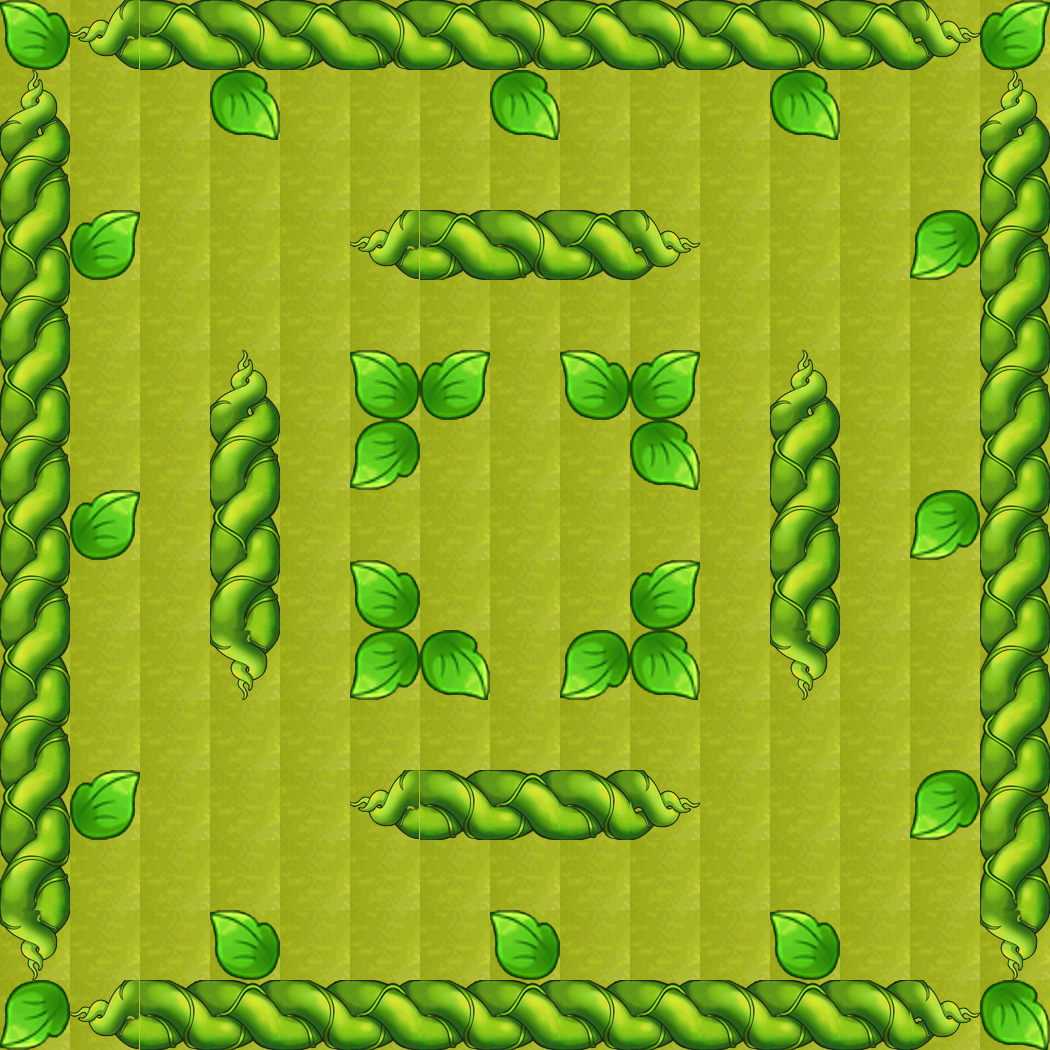

A level layout from a 2D game, rendered from its tile map. Below: a short description, then the map file with its tile-grid data intact:
An orthogonal 15x15 tile map with 70x70 px tiles, 2 tile layers (块层 3, 块层 4) and 28 objects.

<map version="1.0" orientation="orthogonal" renderorder="right-down" width="15" height="15" tilewidth="70" tileheight="70" nextobjectid="76">
 <tileset firstgid="1" name="tilesetnew" tilewidth="70" tileheight="70" spacing="1" tilecount="81" columns="9">
  <image source="tilesetnew.png" width="700" height="700" />
 </tileset>
 <layer name="块层 3" width="15" height="15">
  <data encoding="csv">
19,19,19,19,19,19,19,19,19,19,19,19,19,19,19,
19,19,19,19,19,19,19,19,19,19,19,19,19,19,19,
19,19,19,19,19,19,19,19,19,19,19,19,19,19,19,
19,19,19,19,19,19,19,19,19,19,19,19,19,19,19,
19,19,19,19,19,19,19,19,19,19,19,19,19,19,19,
19,19,19,19,19,19,19,19,19,19,19,19,19,19,19,
19,19,19,19,19,19,19,19,19,19,19,19,19,19,19,
19,19,19,19,19,19,19,19,19,19,19,19,19,19,19,
19,19,19,19,19,19,19,19,19,19,19,19,19,19,19,
19,19,19,19,19,19,19,19,19,19,19,19,19,19,19,
19,19,19,19,19,19,19,19,19,19,19,19,19,19,19,
19,19,19,19,19,19,19,19,19,19,19,19,19,19,19,
19,19,19,19,19,19,19,19,19,19,19,19,19,19,19,
19,19,19,19,19,19,19,19,19,19,19,19,19,19,19,
19,19,19,19,19,19,19,19,19,19,19,19,19,19,19
</data>
 </layer>
 <layer name="块层 4" width="15" height="15">
  <data encoding="csv">
5,12,11,10,11,10,11,10,11,10,11,10,11,3,6,
4,0,0,15,0,0,0,15,0,0,0,15,0,0,4,
1,0,0,0,0,0,0,0,0,0,0,0,0,0,2,
2,6,0,0,0,12,11,10,11,3,0,0,0,14,1,
1,0,0,0,0,0,0,0,0,0,0,0,0,0,2,
2,0,0,4,0,5,6,0,5,6,0,4,0,0,1,
1,0,0,1,0,14,0,0,0,15,0,2,0,0,2,
2,6,0,2,0,0,0,0,0,0,0,1,0,14,1,
1,0,0,1,0,5,0,0,0,6,0,2,0,0,2,
2,0,0,13,0,14,15,0,14,15,0,13,0,0,1,
1,0,0,0,0,0,0,0,0,0,0,0,0,0,2,
2,6,0,0,0,12,10,11,10,3,0,0,0,14,1,
1,0,0,0,0,0,0,0,0,0,0,0,0,0,2,
13,0,0,5,0,0,0,5,0,0,0,5,0,0,13,
14,12,10,11,10,11,10,11,10,11,10,11,10,3,15
</data>
 </layer>
 <objectgroup name="对象层 1">
  <object id="13" x="0" y="0" width="1050" height="70" />
  <object id="15" x="980" y="70" width="70" height="980" />
  <object id="16" x="0" y="980" width="980" height="70" />
  <object id="18" x="0" y="70" width="70" height="910" />
  <object id="20" x="70" y="210" width="70" height="70" />
  <object id="21" x="70" y="490" width="70" height="70" />
  <object id="22" x="70" y="770" width="70" height="70" />
  <object id="23" x="210" y="910" width="70" height="70" />
  <object id="24" x="490" y="910" width="70" height="70" />
  <object id="25" x="770" y="910" width="70" height="70" />
  <object id="26" x="910" y="770" width="70" height="70" />
  <object id="27" x="910" y="490" width="70" height="70" />
  <object id="28" x="910" y="210" width="70" height="70" />
  <object id="29" x="770" y="70" width="70" height="70" />
  <object id="30" x="490" y="70" width="70" height="70" />
  <object id="31" x="210" y="70" width="70" height="70" />
  <object id="39" x="350" y="350" width="70" height="140" />
  <object id="40" x="350" y="560" width="70" height="140" />
  <object id="41" x="630" y="350" width="70" height="140" />
  <object id="42" x="630" y="560" width="70" height="140" />
  <object id="43" x="420" y="350" width="70" height="70" />
  <object id="44" x="560" y="350" width="70" height="70" />
  <object id="45" x="420" y="630" width="70" height="70" />
  <object id="46" x="560" y="630" width="70" height="70" />
  <object id="71" x="210" y="350" width="70" height="350" />
  <object id="72" x="350" y="210" width="350" height="70" />
  <object id="73" x="770" y="350" width="70" height="350" />
  <object id="75" x="350" y="770" width="350" height="70" />
 </objectgroup>
</map>